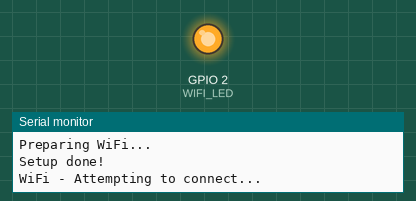
Simulated run of this sketch. Board: ESP8266 (NodeMCU). On the bench: output pins drawn as LEDs (lit = HIGH), the last lines printed to the serial monitor. WiFi joins after 1.5 s; servers stay silent unless stated; uploads are accepted with an empty reply; the local clock reads 2024-03-15 10:24:30 at power-on unless the sketch sets it.

Above: at 0.1 s.
At 1.6 s:
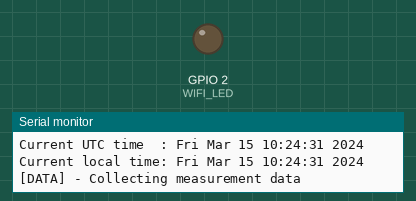
Timing chart, 0 to 3.1 s (numbered marks = the images above):
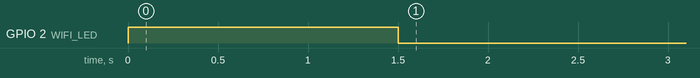

Measured:
- by itself, GPIO 2 (WIFI_LED): LOW → HIGH at 0.00 s, → LOW 1.5 s later

The sketch:

StartHere.ino
```cpp
/*
  Connected BME680 sensor.

  Connects to an Azure IoT Hub, transfers the data.

  Code by Tim Jacobs (2019)
*/

// Use Azure IoT Hub Baltimore Root Certificate Authority for IoT Hub SSL certificate validation
#define USE_BALTIMORE_CERT

#include <ESP8266WiFi.h>
#include <WiFiClientSecure.h>
#include <time.h>
#include <ArduinoJson.h>
#include <ESP8266HTTPClient.h>
#include "AzureCerts.h"

 /* ====================================================================================================
  * Configuration
  * ==================================================================================================== */

const String wifi_ssid = "IP_TiJa";
const String wifi_pass = "123456789";

const String iotHubHost   = "iotbootcamp-hub01.azure-devices.net";
const uint16_t iotHubPort   = 443;

const String iotDeviceId = "tija-huzzah01";
const String iotPassword = "SharedAccessSignature sr=iotbootcamp-hub01.azure-devices.net%2Fdevices%2Ftija-huzzah01&sig=7FDzBb7syroar4ZFLgy6g5FAut8rd7bDAwid8NsGUCQ%3D&se=1603729447";
const String iotHubURL = "https://" + iotHubHost + "/devices/" + iotDeviceId + "/messages/events?api-version=2016-11-14";

 /* ====================================================================================================
  * Constants
  * ==================================================================================================== */

typedef enum {
  WIFI_DISCONNECTED,
  WIFI_CONNECTING,
  WIFI_APFOUND,
  WIFI_CONNECTED
} wifiStatusCode;

#define YELLOW_LED LED_BUILTIN
#define WIFI_LED LED_BUILTIN

 /* ====================================================================================================
  * Global Variables
  * ==================================================================================================== */

wifiStatusCode wifiState = WIFI_DISCONNECTED;
WiFiEventHandler mConnectHandler;
WiFiEventHandler mDisConnectHandler;
WiFiEventHandler mGotIpHandler;

// Counter for WiFi connection attempts
#define WIFI_TIMEOUT 10000                              // Abort connection attempt after 10 seconds
uint32_t wifiStartToConnectTime = -WIFI_TIMEOUT;

// Counter for NTP time syncs
#define NTP_TIMEOUT 900000                              // NTP sync every 15 mins
uint32_t ntpLastSync = -NTP_TIMEOUT;

// Counter for data measurements
#define MEASUREMENT_INTERVAL 5000                       // Measurement interval in milliseconds
uint32_t dataLastMeasurementTime = -MEASUREMENT_INTERVAL;

// WiFi SSL clients
//BearSSL::WiFiClientSecure wifiClient;
WiFiClientSecure wifiClient;
BearSSL::X509List msftCerts(certificates);

 /* ====================================================================================================
  * Setup
  * ==================================================================================================== */

void setup() {
  // Prepare for debug output
  Serial.begin(115200);
  //Serial.setDebugOutput(true);                    // Dump ESP8266 debug output here

  Serial.println("Connected BME680 weather station v1.0");

  // initialize LED's and turn them off
  pinMode(WIFI_LED, OUTPUT);
  digitalWrite(WIFI_LED, 0);

  // Purge whatever WiFi settings are active
  Serial.println("Preparing WiFi...");
  WiFi.disconnect() ;
  WiFi.persistent(false);

  // Initialize WiFi event handlers
  mConnectHandler = WiFi.onStationModeConnected(onConnected);
  mDisConnectHandler = WiFi.onStationModeDisconnected(onDisconnect);
  mGotIpHandler = WiFi.onStationModeGotIP(onGotIP);

  // Configure Secure WiFi client to accept Microsoft certificates
  //wifiClient.setTrustAnchors(&msftCerts);
  wifiClient.setInsecure();     // Accept any certificate

  Serial.println("Setup done!");
}


 /* ====================================================================================================
  * Loop
  * ==================================================================================================== */

void loop() {
  uint32_t currentTime = millis();

  // ---------------------------------------------------------------------------------------------------
  // WIFI HEALTH KEEPING
  // ---------------------------------------------------------------------------------------------------
  // Are we still connected to WiFi?
  if (WiFi.status() != WL_CONNECTED) {
    // We are NOT connected to WiFi...
    // Are we attempting to connecting?
    if ((wifiState == WIFI_CONNECTING) && (currentTime > wifiStartToConnectTime + WIFI_TIMEOUT )) {
      // Connection attempt failed... retry
      Serial.println ( "WiFi - Unable to connect!" );
      wifiState = WIFI_DISCONNECTED;
    }
    // Are we just disconnected?
    if (wifiState == WIFI_DISCONNECTED) {
      // Not connected, try to connect
      digitalWrite ( WIFI_LED, 1 );
      wifiStartToConnectTime = currentTime;

      wifiState = WIFI_CONNECTING;
      WiFi.disconnect() ;
      WiFi.mode(WIFI_STA);
      WiFi.begin ( wifi_ssid, wifi_pass );
      Serial.println ( "WiFi - Attempting to connect..." );
    }
  } else {
    // When we are connected...
    if(wifiState == WIFI_CONNECTED) {
      // ---------------------------------------------------------------------------------------------------
      // TIME KEEPING
      // ---------------------------------------------------------------------------------------------------
      if(currentTime > ntpLastSync + NTP_TIMEOUT) {
        // Perform NTP time sync
        ntpLastSync = currentTime;
        setClock();
      }

      // ---------------------------------------------------------------------------------------------------
      // DATA RETRIEVAL
      // ----------------------------------------------------------------------------------------------------

      // Last measurement  more than 5 seconds ago?
      if(currentTime > dataLastMeasurementTime + MEASUREMENT_INTERVAL) {
        Serial.println ( "[DATA] - Collecting measurement data" );
        dataLastMeasurementTime = currentTime;

/*
 * **********************************************************************************************************************************
 * **********************************************************************************************************************************
 * **********************************************************************************************************************************
 * * HERE, INSERT THE CODE TO COLLECT THE MEASUREMENTS FROM THE BME680 SENSOR
 * **********************************************************************************************************************************
 * **********************************************************************************************************************************
 * **********************************************************************************************************************************
 */

        // Set up json object
        StaticJsonDocument<200> jsonBuffer;

        // Populate keys in json
        time_t currentTime = time(nullptr);
        jsonBuffer["DeviceId"] = String(iotDeviceId);
        jsonBuffer["MeasurementTime"] = String(currentTime);
        jsonBuffer["data"] = 128;

        // convert json to buffer for publishing
        char buffer[256];
        uint16_t jsonSize = serializeJson(jsonBuffer, buffer, sizeof(buffer));

        // Transfer data to IoT Hub
        sendIoTTelemetry(buffer, jsonSize);
      }
    }
  }
}

 /* ====================================================================================================
  * Helper - HTTP
  * ==================================================================================================== */

void sendIoTTelemetry(char* iotMessage, size_t iotMessageSize) {
  // We can only send data if we are connected, obviously
  if (wifiState == WIFI_CONNECTED) {
    HTTPClient https;
    https.begin(wifiClient, iotHubURL); //Specify the URL and certificate
    https.addHeader("Authorization", iotPassword);
    https.addHeader("Content-Type", "application/json");

    // Post the data to IoT Hub
    int httpCode = https.POST((uint8_t*)iotMessage, iotMessageSize);

    // Check the returning code
    if (httpCode > 0) {
      String response = https.getString();
      if (httpCode == HTTP_CODE_OK || httpCode == HTTP_CODE_MOVED_PERMANENTLY || httpCode == HTTP_CODE_NO_CONTENT ) {
        Serial.printf("[HTTPS] POST ok (returned: %d) - ", httpCode);
        Serial.println(response);
      } else {
        Serial.printf("[HTTPS] POST failed, code: %d = %s -", httpCode, https.errorToString(httpCode).c_str());
        Serial.println(response);
      }
    } else {
      Serial.println("[HTTPS] Error on HTTP request");
    }
    //Free the resources
    https.end();
  }

}


 /* ====================================================================================================
  * Helper - WIFI
  * ==================================================================================================== */

// onConnected callback
void onConnected(const WiFiEventStationModeConnected& event){
  Serial.println ( "WiFi - Connected to AP; getting IP..." );
  wifiState = WIFI_APFOUND;
}

// onDisconnect callback
void onDisconnect(const WiFiEventStationModeDisconnected& event){
  if (wifiState != WIFI_CONNECTING) {
    Serial.println ( "WiFi - Disconnected!" );
    wifiState = WIFI_DISCONNECTED;
  }
}

// onGotIP callback
void onGotIP(const WiFiEventStationModeGotIP& event){
  // We are connected now
  wifiState = WIFI_CONNECTED;
  digitalWrite(WIFI_LED, 0 );

  Serial.print( "WiFi - Got IP address: " );
  Serial.println(WiFi.localIP());
}


 /* ====================================================================================================
  * Helper - TIME
  * ==================================================================================================== */

// Set time via NTP, as required for x.509 validation
void setClock() {
  configTime(0, 0, "be.pool.ntp.org", "time.nist.gov");
  setenv("TZ", "CET-1CEST-2,M3.5.0/02:00:00,M10.5.0/03:00:00", 1);        // TZ_Europe_Brussels
  tzset();

  Serial.print("Waiting for NTP time sync: ");
  time_t now = time(nullptr);
  while (now < 8 * 3600 * 2) {
    delay(500);
    Serial.print(".");
    now = time(nullptr);
  }
  Serial.println("");
  struct tm timeinfo;
  gmtime_r(&now, &timeinfo);
  Serial.print("Current UTC time  : ");
  Serial.print(asctime(&timeinfo));
  Serial.print("Current local time: ");
  Serial.print(ctime(&now));
}
```

AzureCerts.h
```cpp
// (licence header left out)
// Source: https://github.com/Azure/azure-iot-sdk-c/blob/master/certs/certs.c
// See also: https://github.com/Azure-Samples/IoTMQTTSample/blob/master/IoTHubRootCA_Baltimore.pem

/* This file contains certs needed to communicate with Azure (IoT) */

/* Note: for devices with limited resources, only one cert should be loaded.
   #defines are used to reduce memory footprint of certificates.
   For DE and CN regions, please build with -DUSE_MICROSOFTAZURE_DE_CERT or -DUSE_PORTAL_AZURE_CN_CERT, respectively,
   if you wish to load ONLY those certs.
*/
#if !defined(USE_BALTIMORE_CERT) && !defined(USE_MICROSOFTAZURE_DE_CERT) && !defined(USE_PORTAL_AZURE_CN_CERT)
// For legacy, if no certificates were explicitly selected then include all of them
#define USE_BALTIMORE_CERT
#define USE_MICROSOFTAZURE_DE_CERT
#define USE_PORTAL_AZURE_CN_CERT
#endif

const char certificates[] =
#if defined(USE_BALTIMORE_CERT)
/* DigiCert Baltimore Root --Used Globally--*/
// This cert should be used when connecting to Azure IoT on the Azure Cloud available globally. When in doubt, use this cert.
"-----BEGIN CERTIFICATE-----\r\n"
"MIIDdzCCAl+gAwIBAgIEAgAAuTANBgkqhkiG9w0BAQUFADBaMQswCQYDVQQGEwJJ\r\n"
"RTESMBAGA1UEChMJQmFsdGltb3JlMRMwEQYDVQQLEwpDeWJlclRydXN0MSIwIAYD\r\n"
"VQQDExlCYWx0aW1vcmUgQ3liZXJUcnVzdCBSb290MB4XDTAwMDUxMjE4NDYwMFoX\r\n"
"DTI1MDUxMjIzNTkwMFowWjELMAkGA1UEBhMCSUUxEjAQBgNVBAoTCUJhbHRpbW9y\r\n"
"ZTETMBEGA1UECxMKQ3liZXJUcnVzdDEiMCAGA1UEAxMZQmFsdGltb3JlIEN5YmVy\r\n"
"VHJ1c3QgUm9vdDCCASIwDQYJKoZIhvcNAQEBBQADggEPADCCAQoCggEBAKMEuyKr\r\n"
"mD1X6CZymrV51Cni4eiVgLGw41uOKymaZN+hXe2wCQVt2yguzmKiYv60iNoS6zjr\r\n"
"IZ3AQSsBUnuId9Mcj8e6uYi1agnnc+gRQKfRzMpijS3ljwumUNKoUMMo6vWrJYeK\r\n"
"mpYcqWe4PwzV9/lSEy/CG9VwcPCPwBLKBsua4dnKM3p31vjsufFoREJIE9LAwqSu\r\n"
"XmD+tqYF/LTdB1kC1FkYmGP1pWPgkAx9XbIGevOF6uvUA65ehD5f/xXtabz5OTZy\r\n"
"dc93Uk3zyZAsuT3lySNTPx8kmCFcB5kpvcY67Oduhjprl3RjM71oGDHweI12v/ye\r\n"
"jl0qhqdNkNwnGjkCAwEAAaNFMEMwHQYDVR0OBBYEFOWdWTCCR1jMrPoIVDaGezq1\r\n"
"BE3wMBIGA1UdEwEB/wQIMAYBAf8CAQMwDgYDVR0PAQH/BAQDAgEGMA0GCSqGSIb3\r\n"
"DQEBBQUAA4IBAQCFDF2O5G9RaEIFoN27TyclhAO992T9Ldcw46QQF+vaKSm2eT92\r\n"
"9hkTI7gQCvlYpNRhcL0EYWoSihfVCr3FvDB81ukMJY2GQE/szKN+OMY3EU/t3Wgx\r\n"
"jkzSswF07r51XgdIGn9w/xZchMB5hbgF/X++ZRGjD8ACtPhSNzkE1akxehi/oCr0\r\n"
"Epn3o0WC4zxe9Z2etciefC7IpJ5OCBRLbf1wbWsaY71k5h+3zvDyny67G7fyUIhz\r\n"
"ksLi4xaNmjICq44Y3ekQEe5+NauQrz4wlHrQMz2nZQ/1/I6eYs9HRCwBXbsdtTLS\r\n"
"R9I4LtD+gdwyah617jzV/OeBHRnDJELqYzmp\r\n"
"-----END CERTIFICATE-----\r\n"
#endif /* BALTIMORE_CERT */

#if defined(USE_PORTAL_AZURE_CN_CERT)
/* DigiCert Global Root CA */
// This cert should be used when connecting to Azure IoT on the https://portal.azure.cn Cloud address.
"-----BEGIN CERTIFICATE-----\r\n"
"MIIDrzCCApegAwIBAgIQCDvgVpBCRrGhdWrJWZHHSjANBgkqhkiG9w0BAQUFADBh\r\n"
"MQswCQYDVQQGEwJVUzEVMBMGA1UEChMMRGlnaUNlcnQgSW5jMRkwFwYDVQQLExB3\r\n"
"d3cuZGlnaWNlcnQuY29tMSAwHgYDVQQDExdEaWdpQ2VydCBHbG9iYWwgUm9vdCBD\r\n"
"QTAeFw0wNjExMTAwMDAwMDBaFw0zMTExMTAwMDAwMDBaMGExCzAJBgNVBAYTAlVT\r\n"
"MRUwEwYDVQQKEwxEaWdpQ2VydCBJbmMxGTAXBgNVBAsTEHd3dy5kaWdpY2VydC5j\r\n"
"b20xIDAeBgNVBAMTF0RpZ2lDZXJ0IEdsb2JhbCBSb290IENBMIIBIjANBgkqhkiG\r\n"
"9w0BAQEFAAOCAQ8AMIIBCgKCAQEA4jvhEXLeqKTTo1eqUKKPC3eQyaKl7hLOllsB\r\n"
"CSDMAZOnTjC3U/dDxGkAV53ijSLdhwZAAIEJzs4bg7/fzTtxRuLWZscFs3YnFo97\r\n"
"nh6Vfe63SKMI2tavegw5BmV/Sl0fvBf4q77uKNd0f3p4mVmFaG5cIzJLv07A6Fpt\r\n"
"43C/dxC//AH2hdmoRBBYMql1GNXRor5H4idq9Joz+EkIYIvUX7Q6hL+hqkpMfT7P\r\n"
"T19sdl6gSzeRntwi5m3OFBqOasv+zbMUZBfHWymeMr/y7vrTC0LUq7dBMtoM1O/4\r\n"
"gdW7jVg/tRvoSSiicNoxBN33shbyTApOB6jtSj1etX+jkMOvJwIDAQABo2MwYTAO\r\n"
"BgNVHQ8BAf8EBAMCAYYwDwYDVR0TAQH/BAUwAwEB/zAdBgNVHQ4EFgQUA95QNVbR\r\n"
"TLtm8KPiGxvDl7I90VUwHwYDVR0jBBgwFoAUA95QNVbRTLtm8KPiGxvDl7I90VUw\r\n"
"DQYJKoZIhvcNAQEFBQADggEBAMucN6pIExIK+t1EnE9SsPTfrgT1eXkIoyQY/Esr\r\n"
"hMAtudXH/vTBH1jLuG2cenTnmCmrEbXjcKChzUyImZOMkXDiqw8cvpOp/2PV5Adg\r\n"
"06O/nVsJ8dWO41P0jmP6P6fbtGbfYmbW0W5BjfIttep3Sp+dWOIrWcBAI+0tKIJF\r\n"
"PnlUkiaY4IBIqDfv8NZ5YBberOgOzW6sRBc4L0na4UU+Krk2U886UAb3LujEV0ls\r\n"
"YSEY1QSteDwsOoBrp+uvFRTp2InBuThs4pFsiv9kuXclVzDAGySj4dzp30d8tbQk\r\n"
"CAUw7C29C79Fv1C5qfPrmAESrciIxpg0X40KPMbp1ZWVbd4=\r\n"
"-----END CERTIFICATE-----\r\n"
#endif /* PORTAL_AZURE_CN_CERT */

#if defined(USE_MICROSOFTAZURE_DE_CERT)
/* D-TRUST Root Class 3 CA 2 2009 */
// This cert should be used when connecting to Azure IoT on the https://portal.microsoftazure.de Cloud address.
"-----BEGIN CERTIFICATE-----\r\n"
"MIIEMzCCAxugAwIBAgIDCYPzMA0GCSqGSIb3DQEBCwUAME0xCzAJBgNVBAYTAkRF\r\n"
"MRUwEwYDVQQKDAxELVRydXN0IEdtYkgxJzAlBgNVBAMMHkQtVFJVU1QgUm9vdCBD\r\n"
"bGFzcyAzIENBIDIgMjAwOTAeFw0wOTExMDUwODM1NThaFw0yOTExMDUwODM1NTha\r\n"
"ME0xCzAJBgNVBAYTAkRFMRUwEwYDVQQKDAxELVRydXN0IEdtYkgxJzAlBgNVBAMM\r\n"
"HkQtVFJVU1QgUm9vdCBDbGFzcyAzIENBIDIgMjAwOTCCASIwDQYJKoZIhvcNAQEB\r\n"
"BQADggEPADCCAQoCggEBANOySs96R+91myP6Oi/WUEWJNTrGa9v+2wBoqOADER03\r\n"
"UAifTUpolDWzU9GUY6cgVq/eUXjsKj3zSEhQPgrfRlWLJ23DEE0NkVJD2IfgXU42\r\n"
"tSHKXzlABF9bfsyjxiupQB7ZNoTWSPOSHjRGICTBpFGOShrvUD9pXRl/RcPHAY9R\r\n"
"ySPocq60vFYJfxLLHLGvKZAKyVXMD9O0Gu1HNVpK7ZxzBCHQqr0ME7UAyiZsxGsM\r\n"
"lFqVlNpQmvH/pStmMaTJOKDfHR+4CS7zp+hnUquVH+BGPtikw8paxTGA6Eian5Rp\r\n"
"/hnd2HN8gcqW3o7tszIFZYQ05ub9VxC1X3a/L7AQDcUCAwEAAaOCARowggEWMA8G\r\n"
"A1UdEwEB/wQFMAMBAf8wHQYDVR0OBBYEFP3aFMSfMN4hvR5COfyrYyNJ4PGEMA4G\r\n"
"A1UdDwEB/wQEAwIBBjCB0wYDVR0fBIHLMIHIMIGAoH6gfIZ6bGRhcDovL2RpcmVj\r\n"
"dG9yeS5kLXRydXN0Lm5ldC9DTj1ELVRSVVNUJTIwUm9vdCUyMENsYXNzJTIwMyUy\r\n"
"MENBJTIwMiUyMDIwMDksTz1ELVRydXN0JTIwR21iSCxDPURFP2NlcnRpZmljYXRl\r\n"
"cmV2b2NhdGlvbmxpc3QwQ6BBoD+GPWh0dHA6Ly93d3cuZC10cnVzdC5uZXQvY3Js\r\n"
"L2QtdHJ1c3Rfcm9vdF9jbGFzc18zX2NhXzJfMjAwOS5jcmwwDQYJKoZIhvcNAQEL\r\n"
"BQADggEBAH+X2zDI36ScfSF6gHDOFBJpiBSVYEQBrLLpME+bUMJm2H6NMLVwMeni\r\n"
"acfzcNsgFYbQDfC+rAF1hM5+n02/t2A7nPPKHeJeaNijnZflQGDSNiH+0LS4F9p0\r\n"
"o3/U37CYAqxva2ssJSRyoWXuJVrl5jLn8t+rSfrzkGkj2wTZ51xY/GXUl77M/C4K\r\n"
"zCUqNQT4YJEVdT1B/yMfGchs64JTBKbkTCJNjYy6zltz7GRUUG3RnFX7acM2w4y8\r\n"
"PIWmawomDeCTmGCufsYkl4phX5GOZpIJhzbNi5stPvZR1FDUWSi9g/LMKHtThm3Y\r\n"
"Johw1+qRzT65ysCQblrGXnRl11z+o+I=\r\n"
"-----END CERTIFICATE-----\r\n"
#endif /* MICROSOFTAZURE_DE_CERT */

;
```
